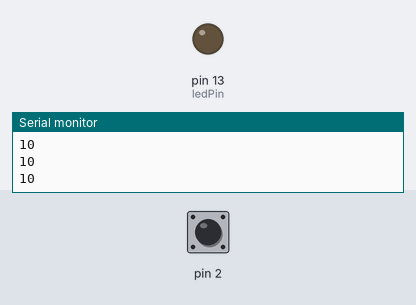
A sketch run on a simulated Arduino Uno, built with avr-gcc and run on an emulated ATmega328P. Shown: output pins drawn as LEDs (lit = HIGH), the last lines printed to the serial monitor. Inputs (shaded band) come from the test bench; at power-on: pin 2 HIGH.

Above: at 1.2 s.
1.3 s: pin 2 pulled LOW for 0.15 s
At 1.38 s:
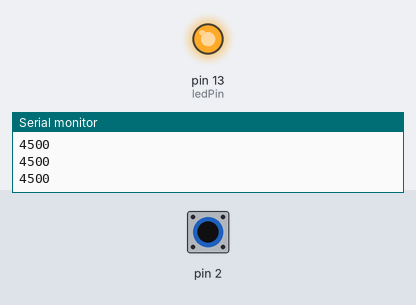
2.9 s: pin 2 pulled LOW for 3.2 s
At 7.0 s:
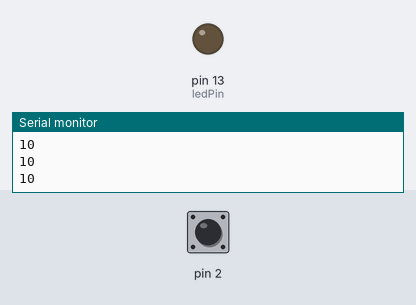
Timing chart, 0 to 8.5 s (numbered marks = the images above; inputs shaded):
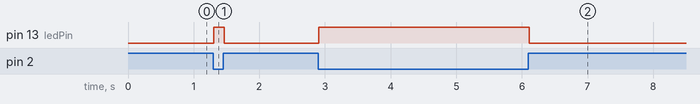

The sketch:

capcitance__led.ino
```cpp
/* Sketch that turns on LED when metal object is touched

   You can use the onboard LED, put an LED in pin 13, or wire one to another pin.
*/

#include <CapacitiveSensor.h>

CapacitiveSensor capSensor = CapacitiveSensor(4, 2);

// threshold for turning the lamp led
int threshold = 1000;

const int ledPin = 13;


void setup() {
  Serial.begin(9600);
  pinMode(ledPin, OUTPUT);
}

void loop() {
  long capValue = capSensor.capacitiveSensor(30);

  Serial.println(capValue);

  if (capValue > threshold) {
    digitalWrite(ledPin, HIGH);
  }
  else {
    digitalWrite(ledPin, LOW);
  }

  delay(10);
}
```

Measured:
- after the input at 1.3 s, pin 13 (ledPin): LOW → HIGH at once, → LOW 0.16 s later
- after the input at 2.9 s, pin 13 (ledPin): LOW → HIGH at once, → LOW 3.2 s later
